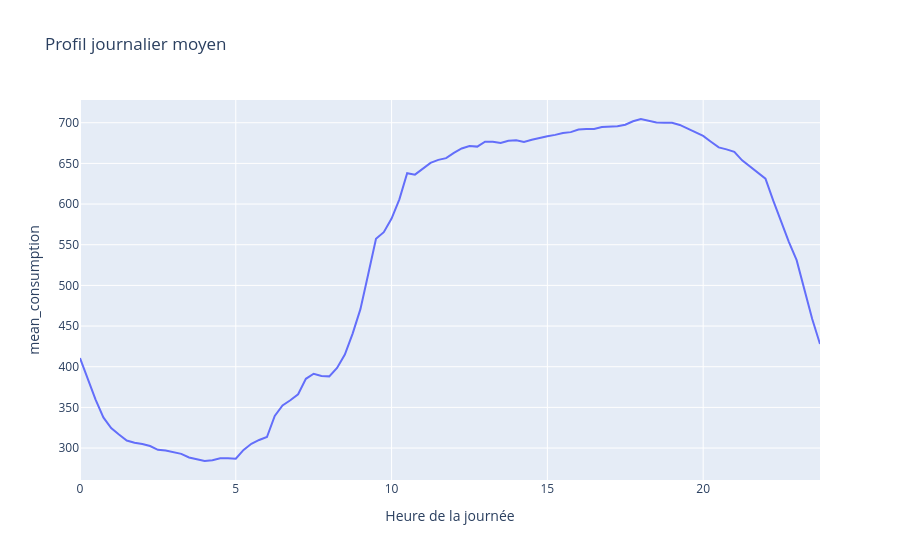

The code cell stored with this chart in its notebook:
### Markdown cell above
## 7. Profil journalier moyen

Le dataset est une série temporelle haute fréquence. On peut donc calculer un profil moyen selon l'heure de la journée.

### Code cell
mean_load = df_long.mean(axis=1).rename("mean_consumption").to_frame()
mean_load["hour"] = mean_load.index.hour + mean_load.index.minute / 60

hour_profile = (
    mean_load.groupby("hour")["mean_consumption"]
    .mean()
    .reset_index()
)

fig = px.line(
    hour_profile,
    x="hour",
    y="mean_consumption",
    title="Profil journalier moyen",
)
fig.update_xaxes(title="Heure de la journée")
fig.show()

### Figure 1 — Plotly figure (JSON) as saved in the notebook; plotly's stock layout.template omitted (floating-point values rounded to 4 significant figures)
{"data": [{"hovertemplate": "hour=%{x}<br>mean_consumption=%{y}<extra></extra>", "legendgroup": "", "line": {"color": "#636efa", "dash": "solid"}, "marker": {"symbol": "circle"}, "mode": "lines", "name": "", "orientation": "v", "showlegend": false, "type": "scatter", "x": [0.0, 0.25, 0.5, 0.75, 1.0, 1.25, 1.5, 1.75, 2.0, 2.25, 2.5, 2.75, 3.0, 3.25, 3.5, 3.75, 4.0, 4.25, 4.5, 4.75, 5.0, 5.25, 5.5, 5.75, 6.0, 6.25, 6.5, 6.75, 7.0, 7.25, 7.5, 7.75, 8.0, 8.25, 8.5, 8.75, 9.0, 9.25, 9.5, 9.75, 10.0, 10.25, 10.5, 10.75, 11.0, 11.25, 11.5, 11.75, 12.0, 12.25, 12.5, 12.75, 13.0, 13.25, 13.5, 13.75, 14.0, 14.25, 14.5, 14.75, 15.0, 15.25, 15.5, 15.75, 16.0, 16.25, 16.5, 16.75, 17.0, 17.25, 17.5, 17.75, 18.0, 18.25, 18.5, 18.75, 19.0, 19.25, 19.5, 19.75, 20.0, 20.25, 20.5, 20.75, 21.0, 21.25, 21.5, 21.75, 22.0, 22.25, 22.5, 22.75, 23.0, 23.25, 23.5, 23.75], "xaxis": "x", "y": [410.6, 384.8, 359.6, 337.7, 324.5, 316.6, 309.3, 306.6, 305.0, 302.5, 297.9, 297.1, 295.0, 292.9, 288.5, 286.6, 284.1, 285.1, 287.4, 287.3, 286.9, 297.8, 305.3, 310.0, 313.6, 339.5, 352.4, 358.8, 366.1, 385.2, 391.3, 388.7, 388.2, 398.5, 415.0, 440.7, 470.8, 513.7, 557.4, 565.4, 582.2, 605.8, 638.0, 636.2, 643.9, 650.6, 654.4, 656.4, 662.9, 668.4, 671.5, 670.6, 676.7, 676.7, 675.0, 677.8, 678.3, 676.5, 679.2, 681.7, 683.4, 685.1, 687.4, 688.4, 691.6, 692.2, 692.3, 694.7, 695.2, 695.6, 697.5, 701.8, 704.6, 702.1, 700.3, 700.1, 700.1, 697.3, 693.0, 687.8, 683.9, 676.7, 669.7, 667.3, 664.2, 653.8, 646.2, 639.6, 631.3, 604.1, 578.4, 553.6, 531.0, 495.0, 458.7, 427.9], "yaxis": "y"}], "layout": {"legend": {"tracegroupgap": 0}, "title": {"text": "Profil journalier moyen"}, "xaxis": {"anchor": "y", "domain": [0, 1], "title": {"text": "Heure de la journée"}}, "yaxis": {"anchor": "x", "domain": [0, 1], "title": {"text": "mean_consumption"}}}}
